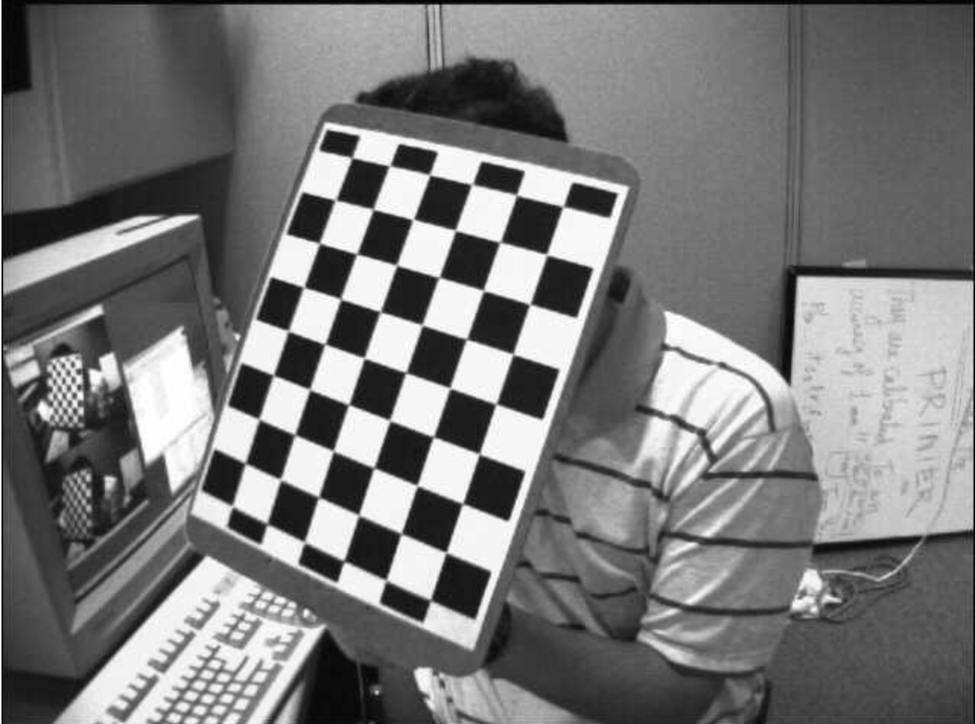
#> input picture CS5335_ROS/images/tutorial_checkerboard/7.png, 975 x 724 px, shrunk from 1282 x 952 before the run
$ python homography.py
#> lines starting #> are read from the running program, lines starting #| are printed output that depends on the picture
import cv2 as cv
import numpy as np

def find_homography(objpts, imgpts):
    obj_xy = objpts[0]
    img_uv = imgpts[0]
    A, b = make_subset(obj_xy, img_uv)
    for i in range(1, len(objpts)):
        obj_xy = objpts[i]
        img_uv = imgpts[i]
        sub_A, sub_b = make_subset(obj_xy, img_uv)
        A = np.vstack((A, sub_A))
        b = np.vstack((b, sub_b))

    x = np.matmul(np.linalg.pinv(A), b)
    h33 = np.array([[1]])

    x = np.vstack((x, h33))

    H = x.reshape((3, 3))

    return H

def make_subset(xy, uv):
    x = xy[0]
    y = xy[1]
    u = uv[0]
    v = uv[1]
    array = np.array([[x, y, 1, 0, 0, 0, -u * x, - u * y],
                      [0, 0, 0, x, y, 1, -v * x, -v * y]]).reshape((2, 8))
    b = np.array([[u, v]]).reshape((2, 1))
    return array, b

def draw_corners(img, corners):
    for corner in corners:
        cv.circle(img, (corner[0], corner[1]), 6, (0, 0, 255), -1)
    cv.imshow('img', img)
    cv.waitKey(0)
    cv.destroyAllWindows()

def main():
    with np.load("tutorial_calibration.npz") as data:
#> (reads CS5335_ROS/src/original/tutorial_calibration.npz from the repository)
        mtx, dist = [data[i] for i in ("mtx", "dist")]

    objp = np.zeros((6 * 7, 3), np.float32)
    objp[:, :2] = np.mgrid[0:7, 0:6].T.reshape(-1, 2)

    """
     pt1 = objp[0]
    pt2 = objp[4]
    pt3 = objp[7]
    pt4 = objp[11]
    objp = np.vstack((pt1, pt2, pt3, pt4))
    """

    criteria = (cv.TERM_CRITERIA_EPS + cv.TERM_CRITERIA_MAX_ITER, 30, 0.001)
    img = cv.imread("../../images/tutorial_checkerboard/7.png")
#> img is the input picture: shape (724, 975, 3); min 0, max 255, mean 120.4
    gray = cv.cvtColor(img, cv.COLOR_BGR2GRAY)
    u_gray = cv.undistort(gray, mtx, dist, None, mtx)
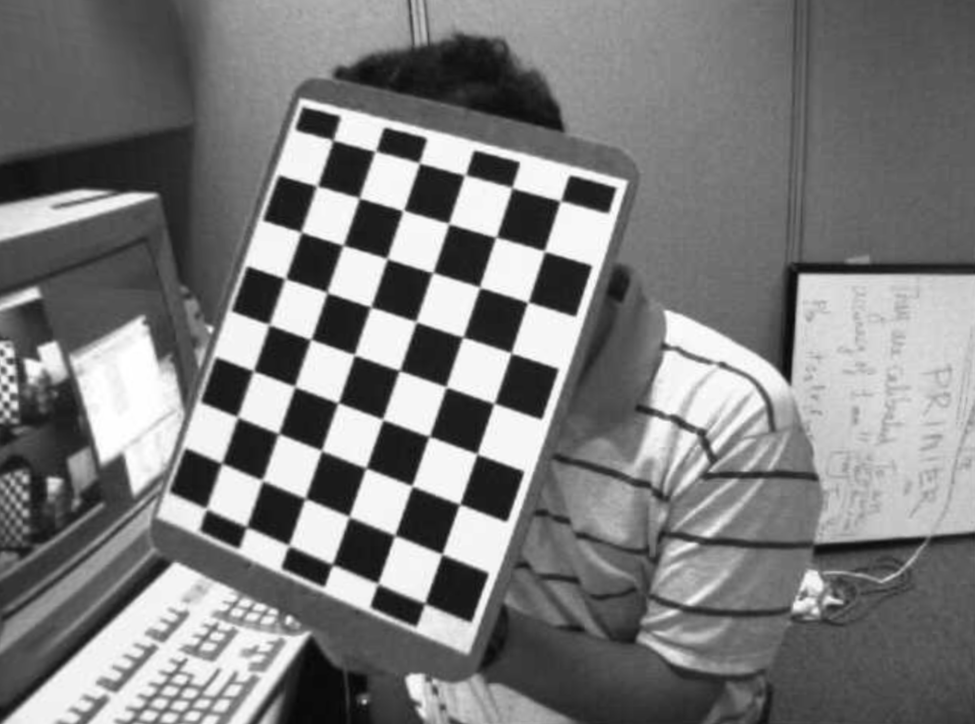
#> u_gray: shape (724, 975); min 6, max 255, mean 124.2

    ret, corners = cv.findChessboardCorners(u_gray, (7, 6), None)
#> ret = False; corners = None
    if ret == True:
        corners2 = cv.cornerSubPix(u_gray, corners, (11, 11), (-1, -1), criteria)
        corners2 = corners2.flatten().reshape(-1, 2)

        """
        pt1 = corners2[0]
        pt2 = corners2[4]
        pt3 = corners2[7]
        pt4 = corners2[11]
        corners2 = np.vstack((pt1, pt2, pt3, pt4))
        """

        draw_corners(img, corners2)

        H_cv, _ = cv.findHomography(objp, corners2, cv.RANSAC, 5.0)
        H = find_homography(objp, corners2)

        # np.savez("tutorial_img1_H", H=H, corners=corners2, objpts=objp)

        print("Open cv homography: ", H_cv)

        print("My homography: ", H)


if __name__ == "__main__":
    main()
